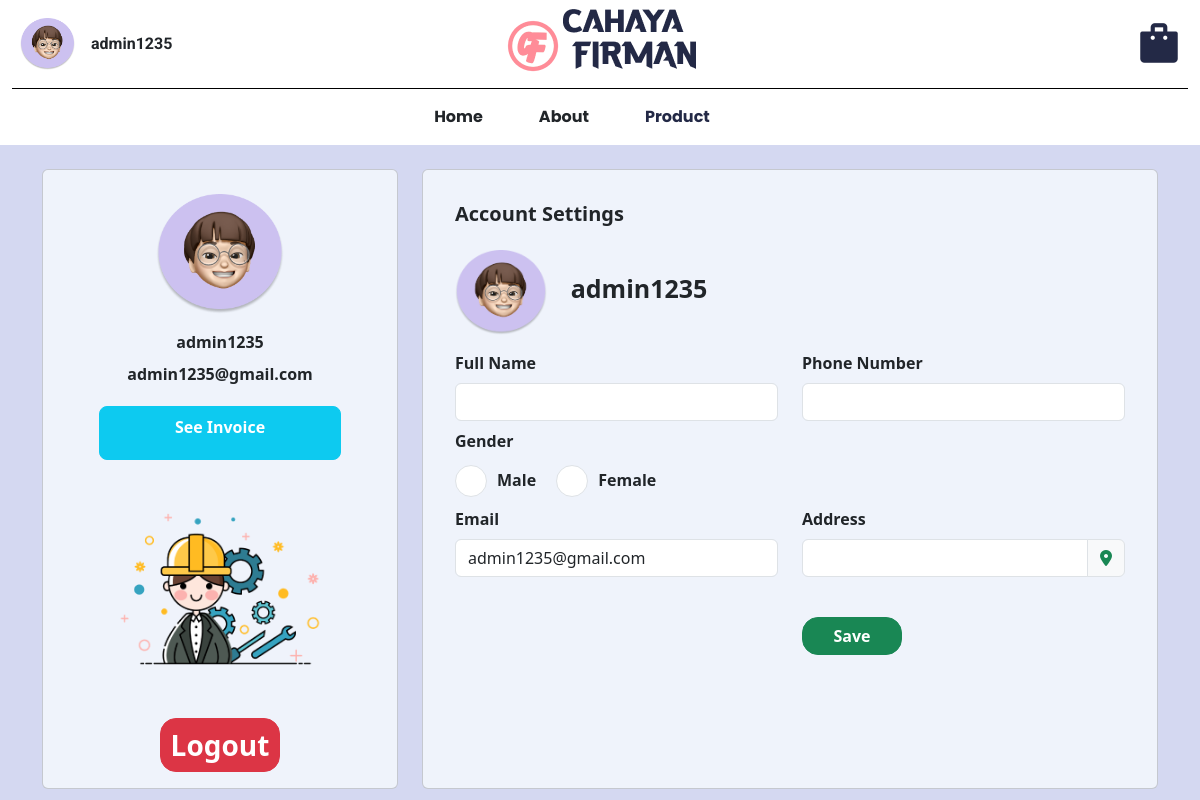
/profil (signed in), run on an earlier commit of the app's database.
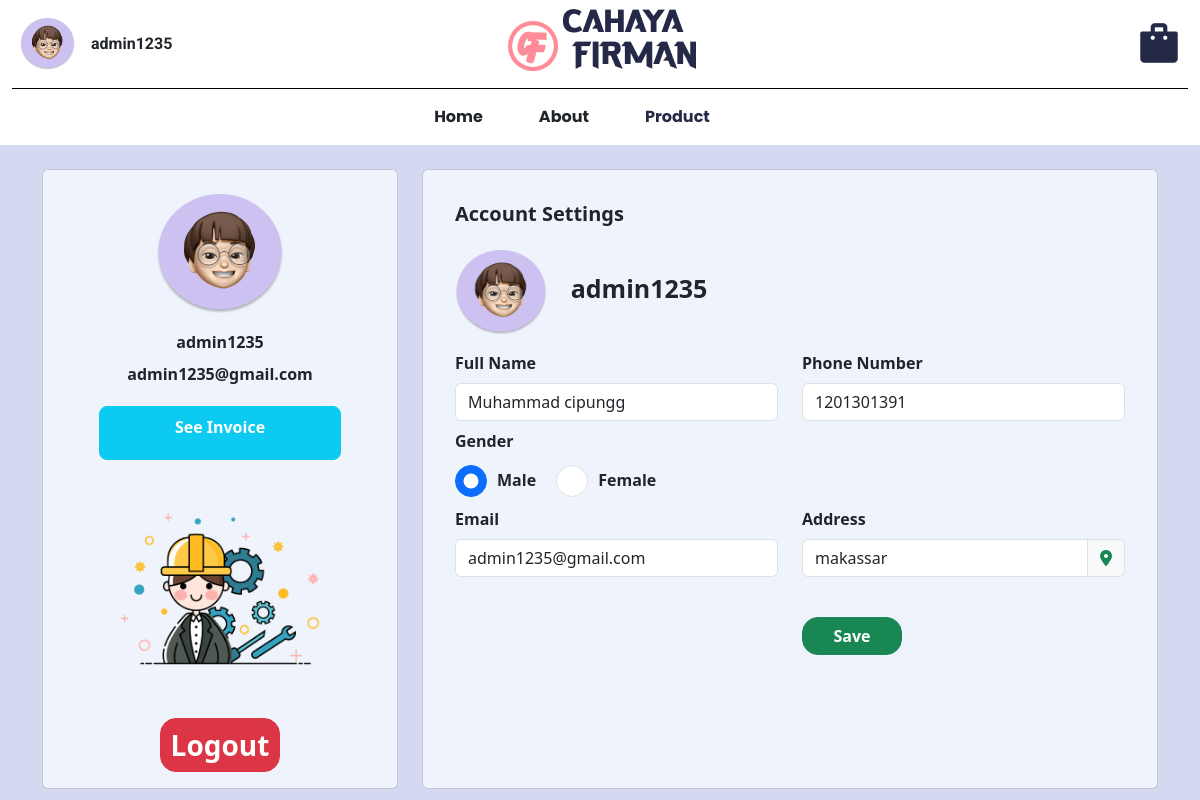
And on a later commit of the database.
### models/user.py (models this page shows, shortened)
class User(db.Model, UserMixin):
    id_user = db.Column(db.Integer, primary_key=True)
    username = db.Column(db.String(20), nullable=False, unique=True)
    email = db.Column(db.String(120), nullable=False, unique=True)
    password = db.Column(db.String(80), nullable=False)
    fullname = db.Column(db.String(60), nullable=True, unique=False)
    gender = db.Column(db.CHAR(1), nullable=True, unique=False)
    telephone = db.Column(db.Integer, nullable=True, unique=False)
    address = db.Column(db.String(60), nullable=True, unique=False)
    is_admin = db.Column(db.Boolean, default=False)

### app.py (the view)
@app.route("/profil")
@login_required
def profil():
    if  current_user.is_authenticated and current_user.is_admin:
            flash("You need to log in as a user to access this page.", "danger")
            abort(403)
    return render_template("profil.html",user=current_user)

### app.py (called while the page is built)
@login_manager.user_loader
def load_user(user_id):
    return User.query.get(int(user_id))

### templates/profil.html (shortened to what this page needs)
<!doctype html>
<html lang="en">
<head>
    <link href="https://cdn.jsdelivr.net/npm/bootstrap@5.3.2/dist/css/bootstrap.min.css" rel="stylesheet"
>
    <link rel="stylesheet" href="https://cdnjs.cloudflare.com/ajax/libs/font-awesome/6.4.2/css/all.min.css"
 />
</head>
<body>
    <div class="containernaNavbar" style="background-color: white;">
        <div class="container-satu">
            <div class="layanan satu d-flex align-items-center">
                <div class="col d-flex justify-content-start" id="profileContainer">
                    <div class="d-flex align-items-center p-3 ms-1">
                        <img src="{{ url_for('static', filename='asset/profile-user.png') }}" class="img-fluid me-3"
                            width="55px" height="55px">
                        <p class="mt-3"> {% if current_user.is_authenticated %}
                            {{ current_user.username }}
                            {% else %}
                            guest
                            {% endif %}</p>
                    </div>
                </div>
            </div>
            <div class="layanan dua">
                <div class="col d-flex justify-content-center align-items-center" id="logoCahayaFirmanContainer">
                    <img src="{{ url_for('static', filename='asset/Navbar/Logo.png') }}" class="img-fluid">
                </div>
            </div>
            <div class="layanan tiga d-flex align-items-center">
                <div class="col d-flex justify-content-end">
                    <div class="d-flex flex-column align-items-center" id="keranjangContainer">
                        <img src="{{ url_for('static', filename='asset/bucket.png') }}" class="img-fluid me-3">
                    </div>
                </div>
            </div>
        </div>
        <div class="garis"></div>
        <div class="container d-flex justify-content-center">
            <div class="row">
                <div class="col order-last mx-3 mt-2">
                </div>
                <div class="col mx-3 mt-3" id="aboutContainer">
                    <p class="teks-bold">About</p>
                </div>
                <div class="col mx-3 mt-3" id="productContainer">
                    <a href="{{ url_for('products') }}">
                        <p class="teks-bold">Product</p>
                    </a>
                </div>
                <div class="col order-first mx-3 mt-3" id="homeContainer">
                    <p class="teks-bold">Home</p>
                </div>
            </div>
        </div>
    </div>
    <div class="container mt-4">
        <div class="row">
            <div class="col-4">
                <div class="card h-100">
                    <div class="card-body">
                        <div class="row">
                            <div class="col align-self-center text-center fw-bold">
                                <img src="{{ url_for('static', filename='asset/profile-user.png') }}" class="mt-2" width="40%" alt="">
                                <div class="username mt-3 mb-2">{{ user.username }}</div>
                                <div class="email">{{ user.email }}</div>
                                <button class="btn btn-info fw-bold py-1 px-2 fs-2 rounded-3 w-75 text-center"
                                    type="submit" id="see-invoice"
                                    style="font-size: 0.7em; margin-top: 20px; padding: 3px;">
                                    <p style="font-size: 16px; color: white; margin-top: 4px;">See Invoice</p>
                                </button>
                                <img class="img-fluid" src="static/asset/worker.png" alt="">
                                <form action="{{ url_for('logout') }}" method="POST">
                                    <button class="btn btn-danger fw-bold fs-3 rounded-4"
                                        style="font-size: 5px; padding: 5px 10px;" type="submit">Logout</button>
                                </form>
                            </div>
                        </div>
                    </div>
                </div>
            </div>
            <div class="col-8">
                <div class="card h-100 p-3">
                    <div class="card-body fw-bold">
                        <div class="h5 mb-4 fw-bold">Account Settings</div>
                        <div class="row">
                            <div class="col-2">
                                <img src="{{ url_for('static', filename='asset/profile-user.png') }}" width="100%" alt="">
                            </div>
                            <div class="col-10" style="margin-top:20px; font-size:25px;">
                                <div class="username">{{ user.username }}</div>
                            </div>
                        </div>
                        <form action="{{ url_for('update_profile') }}" method="POST">
                            <div class="row mt-3">
                                <div class="col">
                                    <label for="full-name" class="form-label">Full Name</label>
                                    <input type="text" id="full-name" name="fullname"
                                        value="{{ user.fullname if user.fullname is not none else '' }}"
                                        class="form-control">
                                </div>
                                <div class="col">
                                    <label for="phone" class="form-label">Phone Number</label>
                                    <input type="text" id="phone" name="telephone"
                                        value="{{ user.telephone if user.telephone is not none else '' }}"
                                        class="form-control">
                                </div>
                            </div>
                            <div class="row mt-2">
                                <div class="col">
                                    <label for="gender" class="form-label">Gender</label><br>
                                    <div class="form-check form-check-inline">
                                        <input class="form-check-input" type="radio" name="gender" id="inlineRadio1"
                                            value="M" {% if user.gender=='M' %} checked {% endif %}>
                                        <label class="form-check-label" for="inlineRadio1">Male</label>
                                    </div>
                                    <div class="form-check form-check-inline">
                                        <input class="form-check-input" type="radio" name="gender" id="inlineRadio2"
                                            value="F" {% if user.gender=='F' %} checked {% endif %}>
                                        <label class="form-check-label" for="inlineRadio2">Female</label>
                                    </div>
                                </div>
                            </div>
                            <div class="row mt-2">
                                <div class="col">
                                    <label for="email" class="form-label">Email</label>
                                    <input type="text" id="email" name="email"
                                        value="{{ user.email if user.email is not none else '' }}" class="form-control">
                                </div>
                                <div class="col">
                                    <label for="address" class="form-label">Address</label>
                                    <div class="input-group mb-3">
                                        <input type="text" id="address" name="address"
                                            value="{{ user.address if user.address is not none else '' }}"
                                            class="form-control">
                                        <span class="input-group-text"><i
                                                class="fa-solid fa-location-dot text-success"></i></span>
                                    </div>
                                </div>
                            </div>
                            <div class="row mt-4">
                                <div class="col"></div>
                                <div class="col">
                                    <button type="submit" class="btn btn-success fw-bold rounded-4"
                                        style="width: 100px;">Save</button>
                                </div>
                            </div>
                        </form>
                    </div>
                </div>
            </div>
        </div>
    </div>
</body>
</html>

### templates/profil.html (style rules this page uses)
body { background-color: #D4D8F1 !important; }
.card { background-color: #EFF3FB; }
.form-check-input { width: 2em; height: 2em; }
.form-check-label { margin-left: 10px; margin-top: 7px; }
.container-satu { width: 100%; margin: 0% auto; display: flex; justify-content: space-between; }
.layanan { width: 30%; }
.garis { height: 1px; width: 98%; margin: 0% auto; background-color: black; }
.img-fluid { max-width: 80%; height: auto; }
.teks-bold { font-family: 'Poppins', sans-serif; font-weight: bold; }
p.mt-3 { font-family: 'Roboto', sans-serif; font-weight: bold; }
a { color: #232946; text-decoration: none; }

What changed in the data, as far as the page shows it:
changed User "admin1235": fullname (not shown) → "Muhammad cipungg"; telephone (not shown) → "1201301391"; gender "☐ Male" → "☑ Male"; address (not shown) → "makassar"
